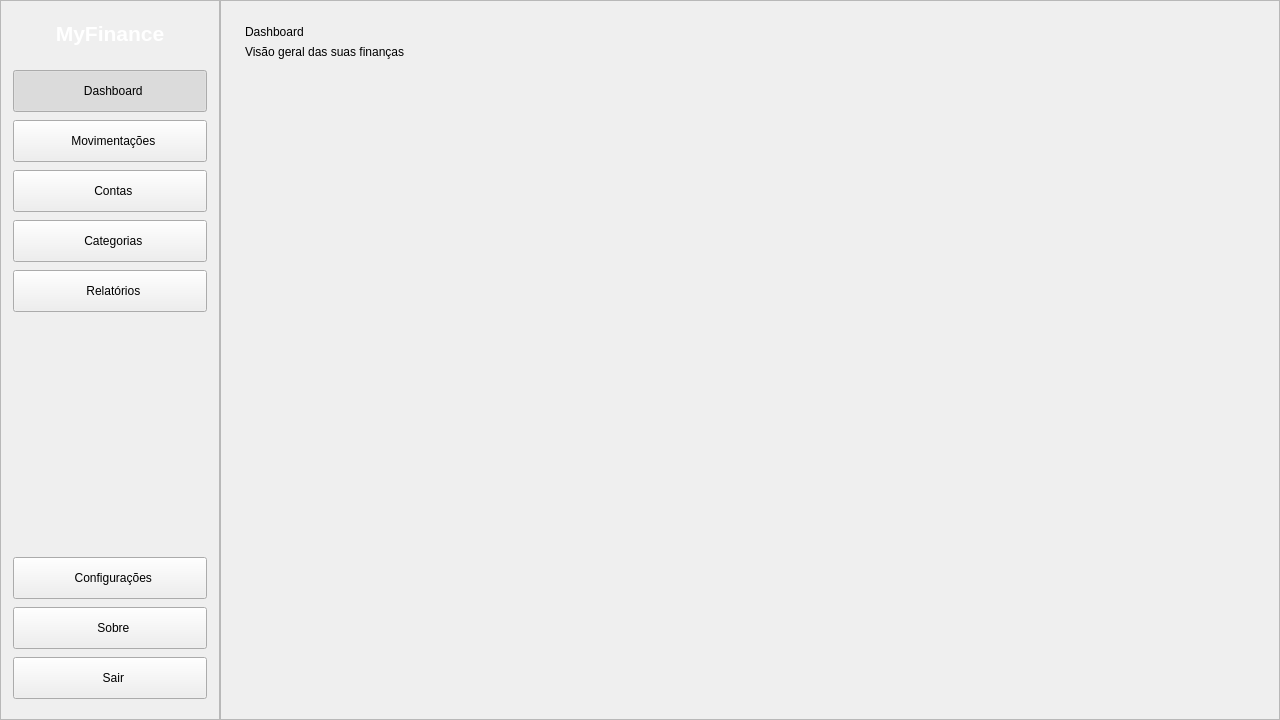
<?xml version="1.0" encoding="UTF-8"?>
<ui version="4.0">
 <class>MainWindow</class>
 <widget class="QWidget" name="MainWindow">
  <property name="geometry">
   <rect>
    <x>0</x>
    <y>0</y>
    <width>1280</width>
    <height>720</height>
   </rect>
  </property>
  <property name="windowTitle">
   <string>MyFinance</string>
  </property>
  <layout class="QHBoxLayout" name="horizontalLayout">
   <property name="spacing">
    <number>0</number>
   </property>
   <property name="leftMargin">
    <number>0</number>
   </property>
   <property name="topMargin">
    <number>0</number>
   </property>
   <property name="rightMargin">
    <number>0</number>
   </property>
   <property name="bottomMargin">
    <number>0</number>
   </property>
   <item>
    <widget class="QFrame" name="frm_leftmenu">
     <property name="minimumSize">
      <size>
       <width>220</width>
       <height>0</height>
      </size>
     </property>
     <property name="maximumSize">
      <size>
       <width>220</width>
       <height>16777215</height>
      </size>
     </property>
     <property name="frameShape">
      <enum>QFrame::Shape::StyledPanel</enum>
     </property>
     <property name="frameShadow">
      <enum>QFrame::Shadow::Raised</enum>
     </property>
     <layout class="QVBoxLayout" name="menuLayout">
      <property name="spacing">
       <number>8</number>
      </property>
      <property name="leftMargin">
       <number>12</number>
      </property>
      <property name="topMargin">
       <number>20</number>
      </property>
      <property name="rightMargin">
       <number>12</number>
      </property>
      <property name="bottomMargin">
       <number>20</number>
      </property>
      <item>
       <widget class="QLabel" name="lbl_logo">
        <property name="styleSheet">
         <string notr="true">font-size: 16pt; font-weight: bold; color: white; padding-bottom: 16px;</string>
        </property>
        <property name="text">
         <string>MyFinance</string>
        </property>
        <property name="alignment">
         <set>Qt::AlignmentFlag::AlignCenter</set>
        </property>
       </widget>
      </item>
      <item>
       <widget class="QPushButton" name="btn_dashboard">
        <property name="minimumSize">
         <size>
          <width>0</width>
          <height>42</height>
         </size>
        </property>
        <property name="text">
         <string>  Dashboard</string>
        </property>
        <property name="checkable">
         <bool>true</bool>
        </property>
        <property name="checked">
         <bool>true</bool>
        </property>
       </widget>
      </item>
      <item>
       <widget class="QPushButton" name="btn_transactions">
        <property name="minimumSize">
         <size>
          <width>0</width>
          <height>42</height>
         </size>
        </property>
        <property name="text">
         <string>  Movimentações</string>
        </property>
        <property name="checkable">
         <bool>true</bool>
        </property>
       </widget>
      </item>
      <item>
       <widget class="QPushButton" name="btn_accounts">
        <property name="minimumSize">
         <size>
          <width>0</width>
          <height>42</height>
         </size>
        </property>
        <property name="text">
         <string>  Contas</string>
        </property>
        <property name="checkable">
         <bool>true</bool>
        </property>
       </widget>
      </item>
      <item>
       <widget class="QPushButton" name="btn_categories">
        <property name="minimumSize">
         <size>
          <width>0</width>
          <height>42</height>
         </size>
        </property>
        <property name="text">
         <string>  Categorias</string>
        </property>
        <property name="checkable">
         <bool>true</bool>
        </property>
       </widget>
      </item>
      <item>
       <widget class="QPushButton" name="btn_reports">
        <property name="minimumSize">
         <size>
          <width>0</width>
          <height>42</height>
         </size>
        </property>
        <property name="text">
         <string>  Relatórios</string>
        </property>
        <property name="checkable">
         <bool>true</bool>
        </property>
       </widget>
      </item>
      <item>
       <spacer name="verticalSpacer">
        <property name="orientation">
         <enum>Qt::Orientation::Vertical</enum>
        </property>
        <property name="sizeHint" stdset="0">
         <size>
          <width>20</width>
          <height>40</height>
         </size>
        </property>
       </spacer>
      </item>
      <item>
       <widget class="QPushButton" name="btn_settings">
        <property name="minimumSize">
         <size>
          <width>0</width>
          <height>42</height>
         </size>
        </property>
        <property name="text">
         <string>  Configurações</string>
        </property>
        <property name="checkable">
         <bool>true</bool>
        </property>
       </widget>
      </item>
      <item>
       <widget class="QPushButton" name="btn_about">
        <property name="minimumSize">
         <size>
          <width>0</width>
          <height>42</height>
         </size>
        </property>
        <property name="text">
         <string>  Sobre</string>
        </property>
        <property name="checkable">
         <bool>true</bool>
        </property>
       </widget>
      </item>
      <item>
       <widget class="QPushButton" name="btn_logout">
        <property name="minimumSize">
         <size>
          <width>0</width>
          <height>42</height>
         </size>
        </property>
        <property name="text">
         <string>  Sair</string>
        </property>
       </widget>
      </item>
     </layout>
    </widget>
   </item>
   <item>
    <widget class="QFrame" name="frm_mainmenu">
     <property name="frameShape">
      <enum>QFrame::Shape::StyledPanel</enum>
     </property>
     <property name="frameShadow">
      <enum>QFrame::Shadow::Raised</enum>
     </property>
     <layout class="QVBoxLayout" name="contentLayout">
      <property name="spacing">
       <number>0</number>
      </property>
      <property name="leftMargin">
       <number>0</number>
      </property>
      <property name="topMargin">
       <number>0</number>
      </property>
      <property name="rightMargin">
       <number>0</number>
      </property>
      <property name="bottomMargin">
       <number>0</number>
      </property>
      <item>
       <widget class="QStackedWidget" name="stack_content">
        <property name="currentIndex">
         <number>0</number>
        </property>
        <widget class="QWidget" name="page_dashboard">
         <layout class="QVBoxLayout" name="dashboardLayout">
          <property name="leftMargin">
           <number>24</number>
          </property>
          <property name="topMargin">
           <number>24</number>
          </property>
          <property name="rightMargin">
           <number>24</number>
          </property>
          <property name="bottomMargin">
           <number>24</number>
          </property>
          <item>
           <widget class="QLabel" name="lbl_dashboard_title">
            <property name="text">
             <string>Dashboard</string>
            </property>
           </widget>
          </item>
          <item>
           <widget class="QLabel" name="lbl_dashboard_subtitle">
            <property name="text">
             <string>Visão geral das suas finanças</string>
            </property>
           </widget>
          </item>
          <item>
           <spacer name="dashboardSpacer">
            <property name="orientation">
             <enum>Qt::Orientation::Vertical</enum>
            </property>
            <property name="sizeHint" stdset="0">
             <size>
              <width>20</width>
              <height>40</height>
             </size>
            </property>
           </spacer>
          </item>
         </layout>
        </widget>
        <widget class="QWidget" name="page_accounts">
         <layout class="QVBoxLayout" name="accountsLayout">
          <property name="leftMargin">
           <number>24</number>
          </property>
          <property name="topMargin">
           <number>24</number>
          </property>
          <property name="rightMargin">
           <number>24</number>
          </property>
          <property name="bottomMargin">
           <number>24</number>
          </property>
          <item>
           <widget class="QLabel" name="lbl_accounts_title">
            <property name="text">
             <string>Contas Bancárias</string>
            </property>
           </widget>
          </item>
          <item>
           <widget class="QLabel" name="lbl_accounts_placeholder">
            <property name="text">
             <string>Módulo de contas — Step 7</string>
            </property>
           </widget>
          </item>
          <item>
           <spacer name="accountsSpacer">
            <property name="orientation">
             <enum>Qt::Orientation::Vertical</enum>
            </property>
            <property name="sizeHint" stdset="0">
             <size>
              <width>20</width>
              <height>40</height>
             </size>
            </property>
           </spacer>
          </item>
         </layout>
        </widget>
        <widget class="QWidget" name="page_transactions">
         <layout class="QVBoxLayout" name="transactionsLayout">
          <property name="leftMargin">
           <number>24</number>
          </property>
          <property name="topMargin">
           <number>24</number>
          </property>
          <property name="rightMargin">
           <number>24</number>
          </property>
          <property name="bottomMargin">
           <number>24</number>
          </property>
          <item>
           <widget class="QLabel" name="lbl_transactions_title">
            <property name="text">
             <string>Movimentações</string>
            </property>
           </widget>
          </item>
          <item>
           <widget class="QLabel" name="lbl_transactions_placeholder">
            <property name="text">
             <string>Módulo de lançamentos — Step 9</string>
            </property>
           </widget>
          </item>
          <item>
           <spacer name="transactionsSpacer">
            <property name="orientation">
             <enum>Qt::Orientation::Vertical</enum>
            </property>
            <property name="sizeHint" stdset="0">
             <size>
              <width>20</width>
              <height>40</height>
             </size>
            </property>
           </spacer>
          </item>
         </layout>
        </widget>
        <widget class="QWidget" name="page_categories">
         <layout class="QVBoxLayout" name="categoriesLayout">
          <property name="leftMargin">
           <number>24</number>
          </property>
          <property name="topMargin">
           <number>24</number>
          </property>
          <property name="rightMargin">
           <number>24</number>
          </property>
          <property name="bottomMargin">
           <number>24</number>
          </property>
          <item>
           <widget class="QLabel" name="lbl_categories_title">
            <property name="text">
             <string>Categorias</string>
            </property>
           </widget>
          </item>
          <item>
           <widget class="QLabel" name="lbl_categories_placeholder">
            <property name="text">
             <string>Módulo de categorias — Step 8</string>
            </property>
           </widget>
          </item>
          <item>
           <spacer name="categoriesSpacer">
            <property name="orientation">
             <enum>Qt::Orientation::Vertical</enum>
            </property>
            <property name="sizeHint" stdset="0">
             <size>
              <width>20</width>
              <height>40</height>
             </size>
            </property>
           </spacer>
          </item>
         </layout>
        </widget>
        <widget class="QWidget" name="page_reports">
         <layout class="QVBoxLayout" name="reportsLayout">
          <property name="leftMargin">
           <number>24</number>
          </property>
          <property name="topMargin">
           <number>24</number>
          </property>
          <property name="rightMargin">
           <number>24</number>
          </property>
          <property name="bottomMargin">
           <number>24</number>
          </property>
          <item>
           <widget class="QLabel" name="lbl_reports_title">
            <property name="text">
             <string>Relatórios</string>
            </property>
           </widget>
          </item>
          <item>
           <widget class="QLabel" name="lbl_reports_placeholder">
            <property name="text">
             <string>Módulo de relatórios — Step 11</string>
            </property>
           </widget>
          </item>
          <item>
           <spacer name="reportsSpacer">
            <property name="orientation">
             <enum>Qt::Orientation::Vertical</enum>
            </property>
            <property name="sizeHint" stdset="0">
             <size>
              <width>20</width>
              <height>40</height>
             </size>
            </property>
           </spacer>
          </item>
         </layout>
        </widget>
        <widget class="QWidget" name="page_settings">
         <layout class="QVBoxLayout" name="settingsLayout">
          <property name="leftMargin">
           <number>24</number>
          </property>
          <property name="topMargin">
           <number>24</number>
          </property>
          <property name="rightMargin">
           <number>24</number>
          </property>
          <property name="bottomMargin">
           <number>24</number>
          </property>
          <item>
           <widget class="QLabel" name="lbl_settings_title">
            <property name="text">
             <string>Configurações</string>
            </property>
           </widget>
          </item>
          <item>
           <widget class="QLabel" name="lbl_settings_placeholder">
            <property name="text">
             <string>Em breve</string>
            </property>
           </widget>
          </item>
          <item>
           <spacer name="settingsSpacer">
            <property name="orientation">
             <enum>Qt::Orientation::Vertical</enum>
            </property>
            <property name="sizeHint" stdset="0">
             <size>
              <width>20</width>
              <height>40</height>
             </size>
            </property>
           </spacer>
          </item>
         </layout>
        </widget>
        <widget class="QWidget" name="page_about">
         <layout class="QVBoxLayout" name="aboutLayout">
          <property name="leftMargin">
           <number>24</number>
          </property>
          <property name="topMargin">
           <number>24</number>
          </property>
          <property name="rightMargin">
           <number>24</number>
          </property>
          <property name="bottomMargin">
           <number>24</number>
          </property>
          <item>
           <widget class="QLabel" name="lbl_about_title">
            <property name="text">
             <string>Sobre</string>
            </property>
           </widget>
          </item>
          <item>
           <widget class="QLabel" name="lbl_about_content">
            <property name="text">
             <string>MyFinance v0.1.0
Controle financeiro pessoal simples.</string>
            </property>
           </widget>
          </item>
          <item>
           <spacer name="aboutSpacer">
            <property name="orientation">
             <enum>Qt::Orientation::Vertical</enum>
            </property>
            <property name="sizeHint" stdset="0">
             <size>
              <width>20</width>
              <height>40</height>
             </size>
            </property>
           </spacer>
          </item>
         </layout>
        </widget>
       </widget>
      </item>
     </layout>
    </widget>
   </item>
  </layout>
 </widget>
 <resources/>
 <connections/>
</ui>
